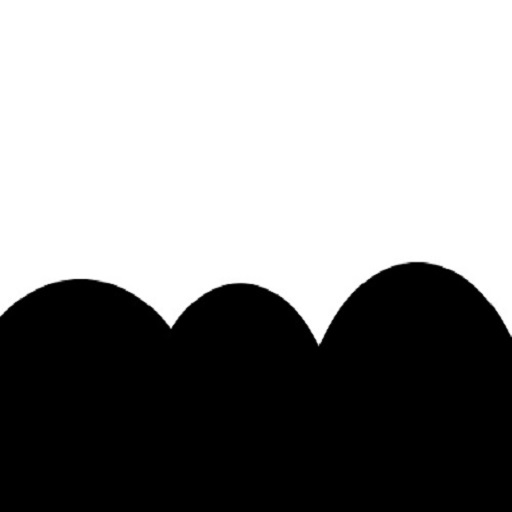
#> input picture QuadTree/bg.jpg, 512 x 512 px
$ python main.py
#> lines starting #> are read from the running program, lines starting #| are printed output that depends on the picture; after the words box and inside, x2 and y2 are one past the last pixel; in counts of white or black regions, pixels touching at a corner belong together
from PIL import Image
import matplotlib.pyplot as plt
import numpy as np

class QuadTreeNode:
    def __init__(self, value):
        self.value = value
        self.children = [None] * 4

def load_jpg_to_array(file_name):
#> called with file_name = 'bg.jpg'
    with Image.open(file_name) as img:
#> img is the input picture: PIL image 512x512 RGB; min 0, max 255, mean 145.6
        img = img.convert('1')  # konwertujemy na obraz dwukolorowy
#> img: PIL image 512x512 1; 57.1% white; 1 black region, box (x1, y1, x2, y2) and area: (0, 262, 512, 512) 112485
        width, height = img.size
#> width = 512; height = 512
        width_pow2 = int(2 ** np.ceil(np.log2(width)))
#> width_pow2 = 512
        height_pow2 = int(2 ** np.ceil(np.log2(height)))
#> height_pow2 = 512
        img = img.resize((width_pow2, height_pow2))  # Dostosowanie rozmiaru obrazu do potęgi dwójki
        pixel_array = np.array(img)
        return pixel_array, width_pow2, height_pow2

def quadtree(pixel_array):
    def is_homogeneous(x, y, size):
        return len(set(pixel_array[y:y+size, x:x+size].flatten())) == 1

    def build_quadtree(x, y, size):
        if size == 1 or is_homogeneous(x, y, size):
            return QuadTreeNode(pixel_array[y][x])
        node = QuadTreeNode(None)
        sub_size = size // 2
        node.children[0] = build_quadtree(x, y, sub_size)
        node.children[1] = build_quadtree(x + sub_size, y, sub_size)
        node.children[2] = build_quadtree(x, y + sub_size, sub_size)
        node.children[3] = build_quadtree(x + sub_size, y + sub_size, sub_size)
        return node

    return build_quadtree(0, 0, len(pixel_array))


def plot_quadtree(node, ax, x, y, size):
    if node:
        if node.value is not None:
            color = 'white' if node.value == 1 else 'black'
            ax.fill([x, x+size, x+size, x], [y, y, y+size, y+size], color=color, edgecolor='black')
        else:
            sub_size = size // 2
            plot_quadtree(node.children[0], ax, x, y, sub_size)
            plot_quadtree(node.children[1], ax, x + sub_size, y, sub_size)
            plot_quadtree(node.children[2], ax, x, y + sub_size, sub_size)
            plot_quadtree(node.children[3], ax, x + sub_size, y + sub_size, sub_size)
            ax.plot([x+sub_size, x+sub_size], [y, y+size], color='black', linewidth=0.5)
            ax.plot([x, x+size], [y+sub_size, y+sub_size], color='black', linewidth=0.5)

def main():
    file_path = 'bg.jpg'
    pixel_array, width, height = load_jpg_to_array(file_path)
#> width = 512; height = 512
    print("Szerokosc:", width)
#| Szerokosc: 512
    print("Wysokosc:", height)
#| Wysokosc: 512
    quadtree_array = quadtree(pixel_array)

    fig, ax = plt.subplots(figsize=(width/100, height/100))
    ax.set_xlim(0, width)
    ax.set_ylim(0, height)
    plot_quadtree(quadtree_array, ax, 0, 0, width)
#> in plot_quadtree, `sub_size = size // 2`: sub_size = 256
    plt.axis('off')
    plt.gca().invert_yaxis()  # Odwrócenie osi Y, aby wizualizacja była poprawnie wyświetlona
    plt.savefig('quadtree_visualization.png', bbox_inches='tight', pad_inches=0)
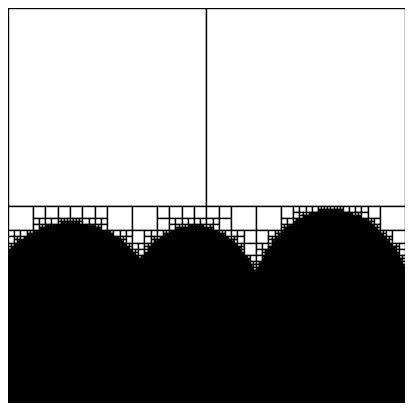
#> figure drawn by matplotlib, 1 panel
    plt.show()

if __name__ == '__main__':
    main()
